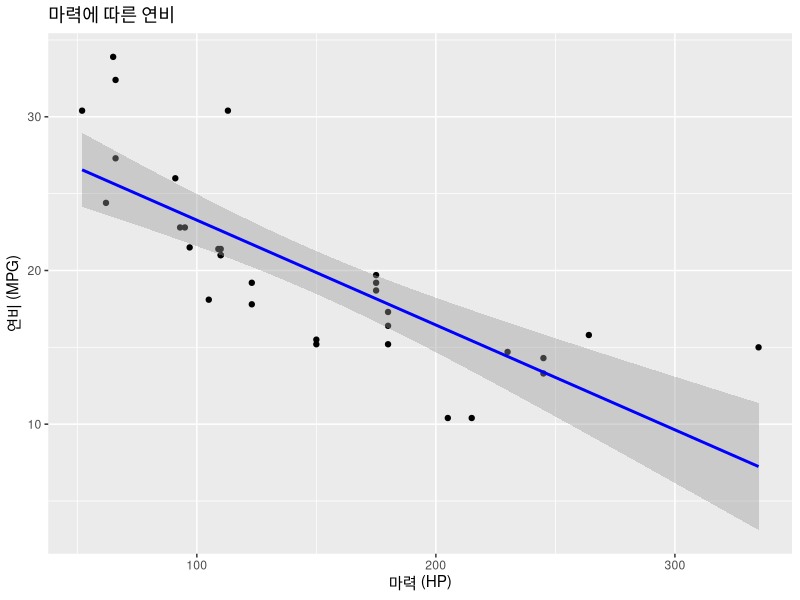

Write the R code that produced this figure.
# test code
data(mtcars)
head(mtcars)
summary(mtcars)

# ggplot2 패키지 설치
if (!require(ggplot2)) install.packages("ggplot2")

# 마력에 따른 연비 시각화
library(ggplot2)
ggplot(mtcars, aes(x=hp, y=mpg)) +
  geom_point() +
  geom_smooth(method='lm', col="blue") +
  labs(title="마력에 따른 연비", x="마력 (HP)", y="연비 (MPG)")

# 선형 회귀 모델 생성 및 요약
fit <- lm(mpg ~ hp, data=mtcars)
summary(fit)
